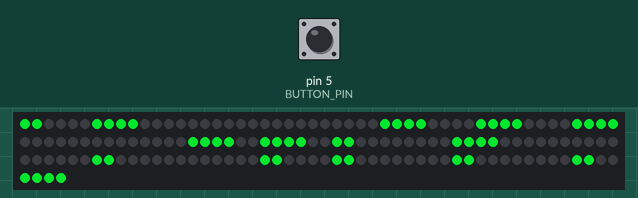
Simulated run of this sketch. Board: Arduino Uno, built with avr-gcc and run on an emulated ATmega328P. On the bench: 154 RGB LEDs in strip order, left to right, continuing on the next row. The test bench sets the inputs (shaded band); at power-on: pin 5 (BUTTON_PIN) HIGH. Dim RGB values are drawn brighter than linear; the local clock reads 2024-03-15 10:24:30 at power-on unless the sketch sets it.

Above: at 4.7 s.
4.8 s: pin 5 (BUTTON_PIN) pulled LOW for 3.2 s
At 8.2 s:
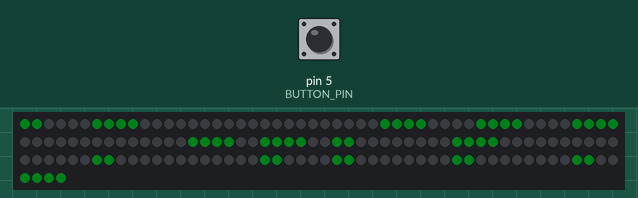
9.5 s: pin 5 (BUTTON_PIN) pulled LOW for 1 s
12.0 s: pin 5 (BUTTON_PIN) pulled LOW for 1 s
At 31.4 s:
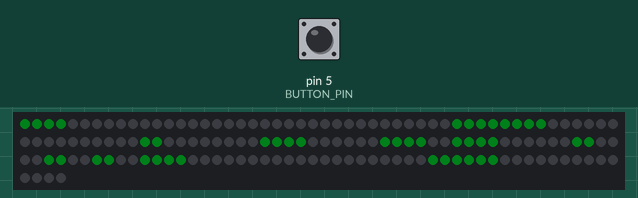
Timing chart, 0 to 31.7 s (numbered marks = the images above; inputs shaded):
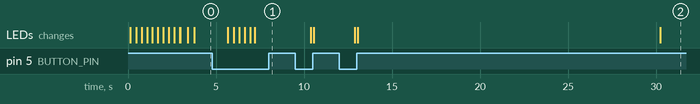

The sketch:

klocka.ino
```cpp
/*
Kod för Klocka SK6812 WWA, SK6812 Låst
Hårdvara: Melvin Olsson | Mjukvara: William Andersson
Senast ändrad: 2023-11-3 23:05
*/
/*
!!!KNAPP INSTRUKTIONER!!!
Vanligt klick = Växla färg
Dubbel Klick = Växla mellan sommartid och vintertid
Hålla inne = Ljusstyrka
*/
//Libraries
#include <Arduino.h>
#include <Wire.h>
#include <RTClib.h>   //by Neiron, version 1.6.3
#include <FastLED.h> //by Daniel Garcia, version 3.6.0
#include <OneButton.h> //by Matthias Hertel, version 2.1.0

//LED inställningar
const int LED_PIN = 2; //Pin på arduino
const int NUM_LEDS = 154; //Hur många leds som finns(inkl minut)
const int LED_MODE = 0; // 0 = SK6812 WWA | 1 = SK6812 Låst

CRGB ledColors[8];
int ledColorsSize = ((sizeof(ledColors) / sizeof(ledColors[0])) - 1);
int currentColor = constrain(1, 0, ledColorsSize);
int brightness = constrain(180, 5, 255); // 180

//Vilken led som de olika minut leds är
const int minutLedNr1 = 153; //Minut 1
const int minutLedNr2 = 152; //Minut 2
const int minutLedNr3 = 151; //Minut 3
const int minutLedNr4 = 150; //Minut 4

//Inställningar för knappen
const int BUTTON_PIN = 5; //Pin på arduino
OneButton btn = OneButton(
  BUTTON_PIN,  // Input pin for the button
  true,        // Button is active LOW
  true         // Enable internal pull-up resistor
);

bool btnLongPress = false;
bool brightnessUpDown = true; // true = upp
int btnHoldCount = 0;

//Program variablar
const int X = 199; //Placeholder led
CRGB leds[NUM_LEDS];
DS1307 rtc;
DateTime pastTime = DateTime(0,0,0,0,0,0); // Sätter pastTime på noll som start.

//LED MATRIS
const int hourLeds[12][8] //ETT till TOLV
{
  /*0 ETT  */ {10,11,28,29,50,51, X,X},
  /*1 TVÅ  */ {12,13,26,27,52,53, X,X},
  /*2 TRE  */ {14,15,24,25,54,55, X,X},
  /*3 FYRA */ {100,101,116,117,130,131,142,143},
  /*4 FEM  */ {114,115,132,133,140,141, X,X},
  /*5 SEX  */ {16,17,22,23,56,57, X,X},
  /*6 SJU  */ {118,119,128,129,144,145, X,X},
  /*7 ÅTTA */ {62,63,78,79,84,85,94,95},
  /*8 NIO  */ {18,19,20,21,58,59, X,X},
  /*9 TIO  */ {120,121,126,127,146,147, X,X},
  /*10 ELVA*/ {60,61,80,81,82,83,96,97},
  /*11 TOLV*/ {98,99,122,123,124,125,148,149},
};

const int wordLeds[12][22] //Över, Halv osv..
{
  /*0 Klockan Är   */ {0,1,38,39,40,41,70,71,72,73,86,87,88,89,106,107,136,137, X,X,X,X},
  /*1 Fem I        */ {2,3,36,37,42,43,110,111, X,X,X,X,X,X,X,X,X,X,X,X,X,X},
  /*2 Tio I        */ {90,91,104,105,108,109,110,111, X,X,X,X,X,X,X,X,X,X,X,X,X,X},
  /*3 Kvart I      */ {4,5,34,35,44,45,68,69,74,75,110,111, X,X,X,X,X,X,X,X,X,X},
  /*4 Tjugo I      */ {6,7,32,33,46,47,66,67,76,77,110,111, X,X,X,X,X,X,X,X,X,X},
  /*5 Fem I Halv   */ {2,3,36,37,42,43,110,111,102,103,112,113,134,135,138,139,X,X,X,X,X,X},
  /*6 Halv         */ {102,103,112,113,134,135,138,139, X,X,X,X,X,X,X,X,X,X,X,X,X,X},
  /*7 Fem Över Halv*/ {2,3,36,37,42,43,8,9,30,31,48,49,64,65,102,103,112,113,134,135,138,139},
  /*8 Fem Över     */ {2,3,36,37,42,43,8,9,30,31,48,49,64,65, X,X,X,X,X,X,X,X},
  /*9 Tio Över     */ {90,91,104,105,108,109,8,9,30,31,48,49,64,65, X,X,X,X,X,X,X,X},
  /*10 Kvart Över  */ {4,5,34,35,44,45,68,69,74,75,8,9,30,31,48,49,64,65, X,X,X,X},
  /*11 Tjugo Över  */ {6,7,32,33,46,47,66,67,76,77,8,9,30,31,48,49,64,65, X,X,X,X},
};

const int minuteLeds[4][4] //Små lamporna som visar minut
{
  /*Minut 1*/ {minutLedNr1, X,X,X},
  /*Minut 2*/ {minutLedNr1,minutLedNr2, X,X},
  /*Minut 3*/ {minutLedNr1,minutLedNr2,minutLedNr3, X},
  /*Minut 4*/ {minutLedNr1,minutLedNr2,minutLedNr3,minutLedNr4},
};

//Sommar eller vintertid
bool isSummerTime = true; //Om det är sommartid när du laddar upp koden så ska det vara true, annars false!
const bool uploadInSummerTime = true ; //Om det är sommartid när du laddar upp koden så ska det vara true, annars false!

//ARDUINO FUNKTIONER
void setup()
{
  Serial.begin(9600);
  //Stara nödvändiga libs
  Wire.begin();
  delay(50);
  rtc.begin();
  while (!rtc.isrunning()) {
    // Väntar tills RTC är igång
    Serial.println("rtc not avalible");
    delay(100);
  }
  delay(25);
  btn.attachClick(btnClick);
  btn.attachLongPressStart(btnLongPressStart);
  btn.attachLongPressStop(btnLongPressStop);
  btn.attachDoubleClick(btnMultiClick);
  delay(25);
  FastLED.addLeds<WS2812B, LED_PIN, GRB>(leds, NUM_LEDS);
  FastLED.setBrightness(brightness); // Set initial brightness
  delay(25);
  //Allt nödvändigt är igång

  //Led color

  if(LED_MODE == 0)
  {
    CRGB colors[] = {
      //Amber | Kall vit | Varm vit
      CRGB(0,255,0),
      CRGB(0,255,50),
      CRGB(0,200,100),
      CRGB(0,150,150),
      CRGB(0,100,200),
      CRGB(0,50,255),
      CRGB(0,0,255),
      CRGB(255,0,255),
    };
    for (int i = 0; i < (ledColorsSize + 1); i++)
    {
      ledColors[i] = colors[i];
    }
  }
  else if(LED_MODE != 0)
  {
    currentColor = 1;
    ledColors[currentColor] = CRGB(255,255,255);
  }

  //Uppdatera tid till tiden då senaste gången koden laddades upp.
  //Ladda först upp med det på för att sätta tiden, sen kommentera bort det och ladda upp igen.

  //!!OBS! Om du laddar upp när det är vintertid måste "uploadInSummerTime" och "isSummerTime" som du kan hitta högre upp ändras till false!!
  //rtc.adjust(DateTime(F(__DATE__), F(__TIME__)));

  //Starta klockan
  ClockStart();
  delay(50);
  pastTime = DateTime(0,0,0,0,0,0);
  delay(25);
}

//FUNKTIONER
void LedsOFF()
{
  for(int led = 0; led < NUM_LEDS; led++)
  {
    leds[led].setRGB(0,0,0);
  }
  FastLED.show();
  delay(25);
}

void ClockStart()
{
  LedsOFF();
  delay(25);
  for(int led = 0; led < (floor((NUM_LEDS / 2)) + 10); led++)
  {
    leds[led] = ledColors[currentColor];
    leds[(NUM_LEDS - led)] = ledColors[currentColor];
    delay(5);
    FastLED.show();
    delay(25);
  }
  delay(50);
  LedsOFF();
  delay(25);
}

void ChangeTime(int _hour, int _minute)
{
  //Återställ alla lampor
  for(int led = 0; led < NUM_LEDS; led++)
  {
    leds[led].setRGB(0,0,0);
  }
  delay(25);

  //Ta fram hur många kolumner det är i arrays
  int wordLedsCols = (sizeof(wordLeds[0]) / sizeof(wordLeds[0][0]));
  int hourLedsCols = (sizeof(hourLeds[0]) / sizeof(hourLeds[0][0]));
  int minuteLedsCols = (sizeof(minuteLeds[0]) / sizeof(minuteLeds[0][0]));
  delay(25);

  //Tänd Klockan är
  for(int i = 0; i < wordLedsCols; i++)
  {
    leds[wordLeds[0][i]] = ledColors[currentColor];
  }
  delay(25);

  //Tänd vilken timme det är

  //Konvertera från digitala timmar till analoga
  if(_hour == 13) { _hour = 1; }
  if(_hour == 14) { _hour = 2; }
  if(_hour == 15) { _hour = 3; }
  if(_hour == 16) { _hour = 4; }
  if(_hour == 17) { _hour = 5; }
  if(_hour == 18) { _hour = 6; }
  if(_hour == 19) { _hour = 7; }
  if(_hour == 20) { _hour = 8; }
  if(_hour == 21) { _hour = 9; }
  if(_hour == 22) { _hour = 10; }
  if(_hour == 23) { _hour = 11; }
  if(_hour == 24 || _hour == 0) { _hour = 12; }

  if(_minute < 25)
  {
    _hour = _hour - 1; //Om klockan är under 25 så ska det stå nuvarande timme.
  }
  else if(_minute >= 25 && _hour == 12)
  {
    _hour = 0;
  }

  delay(25);

  for(int i = 0; i < hourLedsCols; i++)
  {
    leds[hourLeds[_hour][i]] = ledColors[currentColor];
  }
  delay(25);

  //Tänd avrundad minut (Fem I, Tio I osv)
  int minuteArrayNR = 0;
  int minuteRounded = 0;
  if(_minute < 5) { minuteRounded = 0; minuteArrayNR = 0; } //-------------------XX:00
  if(_minute >= 5 && _minute < 10) { minuteRounded = 5; minuteArrayNR = 8; } //--XX:05
  if(_minute >= 10 && _minute < 15) { minuteRounded = 10; minuteArrayNR = 9; } // XX:10
  if(_minute >= 15 && _minute < 20) { minuteRounded = 15; minuteArrayNR = 10; } //XX:15
  if(_minute >= 20 && _minute < 25) { minuteRounded = 20; minuteArrayNR = 11; } //XX:20
  if(_minute >= 25 && _minute < 30) { minuteRounded = 25; minuteArrayNR = 5; } // XX:25
  if(_minute >= 30 && _minute < 35) { minuteRounded = 30; minuteArrayNR = 6; } // XX:30
  if(_minute >= 35 && _minute < 40) { minuteRounded = 35; minuteArrayNR = 7; } // XX:35
  if(_minute >= 40 && _minute < 45) { minuteRounded = 40; minuteArrayNR = 4; } // XX:40
  if(_minute >= 45 && _minute < 50) { minuteRounded = 45; minuteArrayNR = 3; } // XX:45
  if(_minute >= 50 && _minute < 55) { minuteRounded = 50; minuteArrayNR = 2; } // XX:50
  if(_minute >= 55) { minuteRounded = 55; minuteArrayNR = 1; } //-----------------XX:55

  delay(25);

  for(int i = 0; i < wordLedsCols; i++)
  {
    leds[wordLeds[minuteArrayNR][i]] = ledColors[currentColor];
  }
  delay(25);

  //Tänd minut prickar
  if(_minute > 0 && _minute < 5)
  {
    for(int i = 0; i < minuteLedsCols; i++)
    {
      leds[minuteLeds[(_minute - 1)][i]] = ledColors[currentColor];
    }
  }
  else if(_minute > 5)
  {
    int displayMin = 0;
    displayMin = (_minute - minuteRounded);
    displayMin = displayMin - 1;
    if(displayMin >= 0)
    {
      for(int i = 0; i < minuteLedsCols; i++)
      {
        leds[minuteLeds[displayMin][i]] = ledColors[currentColor];
      }
    }
  }
  else
  {
    leds[minutLedNr1].setRGB(0,0,0);
    leds[minutLedNr2].setRGB(0,0,0);
    leds[minutLedNr3].setRGB(0,0,0);
    leds[minutLedNr4].setRGB(0,0,0);
  }
  delay(50);

  //Uppdatera allt
  FastLED.setBrightness(brightness);
  FastLED.show();
}

void TriggerUpdate()
{
  delay(10);
  if (pastTime.minute() > 0)
  {
    pastTime = DateTime(pastTime.year(), pastTime.month(), pastTime.day(), pastTime.hour(), pastTime.minute() - 1, pastTime.second());
  }
  else
  {
    pastTime = DateTime(pastTime.year(), pastTime.month(), pastTime.day(), pastTime.hour(), pastTime.minute() + 1, pastTime.second());
  }
}

void btnClick()
{
  if(LED_MODE == 0) //SK6812 WWA
  {
    if(currentColor == ledColorsSize)
    {
      currentColor = 0;
      TriggerUpdate();
    }
    else
    {
      currentColor = constrain((currentColor + 1), 0, ledColorsSize);
      TriggerUpdate();
    }
  }
}

void btnLongPressStart()
{
  if(brightnessUpDown == true) {  brightnessUpDown = false;  }
  else if(brightnessUpDown == false) {  brightnessUpDown = true;  }

  btnLongPress = true;
}

void btnLongPressStop()
{
  btnLongPress = false;
}

void btnMultiClick()
{
  if(isSummerTime == true) {  isSummerTime = false;  }
  else if(isSummerTime == false) {  isSummerTime = true;  }
  TriggerUpdate();
}

void loop()
{
  delay(10); // Hur snabbt loopen ska ticka.
  btn.tick();

  DateTime rtcTime = rtc.now(); // Plockar nuvarande tid.

  //Kollar om tiden har ändrats och isf uppdatera
  if(pastTime.minute() != rtcTime.minute())
  {
    pastTime = rtcTime;
    if(isSummerTime == true)
    {
      //Sommartid
      if(uploadInSummerTime == true)
      {
        //Serial.println("1");
        ChangeTime(rtcTime.hour(), rtcTime.minute());
      }
      else
      {
        //Serial.println("2");
        ChangeTime((rtcTime.hour() + 1), rtcTime.minute());
      }
    }
    else if(isSummerTime == false)
    {
      //Vintertid
      if(uploadInSummerTime == true)
      {
        //Serial.println("3");
        if(rtcTime.hour() == 0)
        {
          ChangeTime(23, rtcTime.minute());
        }
        else
        {
          ChangeTime((rtcTime.hour() - 1), rtcTime.minute());
        }
      }
      else
      {
        //Serial.println("4");
        ChangeTime(rtcTime.hour(), rtcTime.minute());
      }
    }
  }

  if(btnLongPress)
  {
    if(brightnessUpDown == true)
    {
      brightness = constrain((brightness + 2), 5, 255);
      FastLED.setBrightness(brightness);
      FastLED.show();
    }
    else if(brightnessUpDown == false)
    {
      brightness = constrain((brightness - 2), 5, 255);
      FastLED.setBrightness(brightness);
      FastLED.show();
    }
  }
}
```
